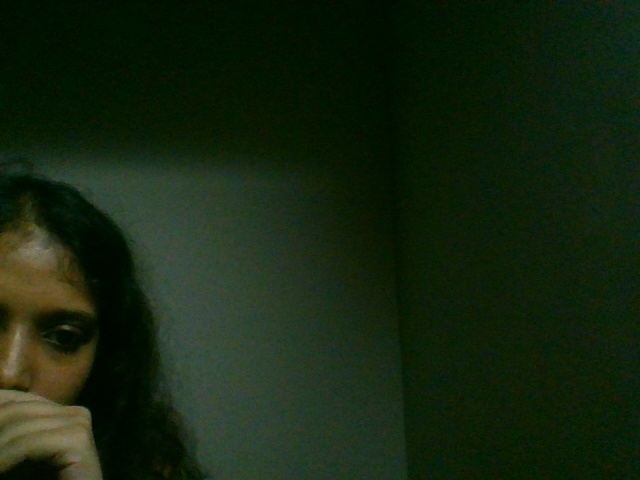
#> input picture data/voter_db/VOTE-IND-2026-001.jpg, 640 x 480 px
$ python -i face_verify.py   (imports and definitions only)   (older library calls are emulated)
#> lines starting #> are read from the running program, lines starting #| are printed output that depends on the picture
#> further down, picture is the input picture: shape (480, 640, 3); mean B, G, R 15.7, 36.7, 21.1
import os
import sys
import time
import logging
from typing import Dict, Any, Optional, Tuple
import numpy as np

logger = logging.getLogger('face_verify')
# [1 line not run here, left out]

try:
    import cv2
    OPENCV_AVAILABLE = True
except (ImportError, Exception):
    cv2 = None
    OPENCV_AVAILABLE = False

try:
    from deepface import DeepFace
    DEEPFACE_AVAILABLE = True
except ImportError:
    DEEPFACE_AVAILABLE = False


class FacialVerificationPipeline:
    def __init__(self, voter_db_dir: Optional[str] = None):
        base_dir = os.path.dirname(os.path.dirname(os.path.abspath(__file__)))
        self.voter_db_dir = voter_db_dir or os.path.join(base_dir, 'data', 'voter_db')
        try:
            os.makedirs(self.voter_db_dir, exist_ok=True)
        except Exception:
            pass

        self.cap = None
        self.camera_index = 0
        self.last_frame: Optional[np.ndarray] = None
        self.prev_gray: Optional[np.ndarray] = None
        self.recent_liveness_score: float = 0.88

        self.face_cascade = None
        self.eye_cascade = None
        if not os.environ.get("VERCEL") and OPENCV_AVAILABLE and cv2 is not None:
            models_dir = os.path.join(base_dir, 'biometrics', 'models')
            face_xml = os.path.join(models_dir, 'haarcascade_frontalface_default.xml')
            eye_xml = os.path.join(models_dir, 'haarcascade_eye.xml')

            if os.path.exists(face_xml):
                self.face_cascade = cv2.CascadeClassifier(face_xml)
            if os.path.exists(eye_xml):
                self.eye_cascade = cv2.CascadeClassifier(eye_xml)

    # [212 lines left out: functions is_camera_available, init_camera, release_camera, get_current_frame, detect_face_region, detect_live_face_quick and 1 more, not called in this run]

    def extract_face_signature(self, image: np.ndarray, face_box: Optional[Tuple[int, int, int, int]] = None) -> np.ndarray:
        if image is None or image.size == 0 or not OPENCV_AVAILABLE or cv2 is None:
            return np.zeros(160, dtype=np.float32)

        h, w = image.shape[:2]
#> h = 480; w = 640
        if face_box:
            x, y, bw, bh = face_box
            x = max(0, min(x, w - 1))
            y = max(0, min(y, h - 1))
            bw = max(10, min(bw, w - x))
            bh = max(10, min(bh, h - y))
            face_roi = image[y:y+bh, x:x+bw]
        else:
            face_roi = image

        if face_roi is None or face_roi.size == 0:
            return np.zeros(160, dtype=np.float32)

        gray = cv2.cvtColor(face_roi, cv2.COLOR_BGR2GRAY)
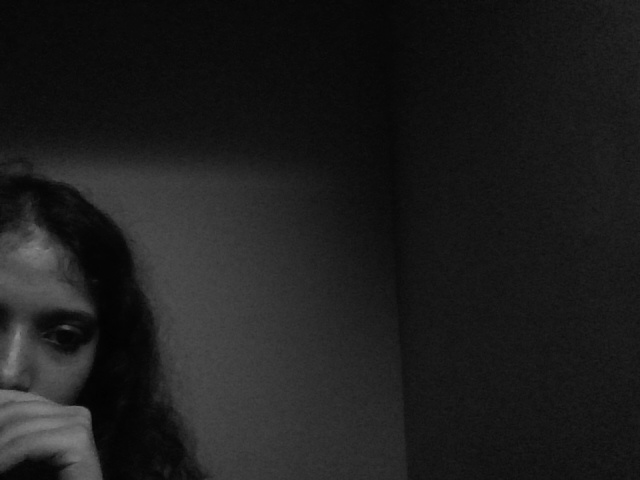
#> gray: shape (480, 640); min 2, max 137, mean 29.6
        resized = cv2.resize(gray, (64, 64))
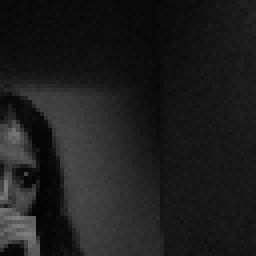
#> resized: shape (64, 64) (shown 4 times larger); min 3, max 127, mean 29.7

        clahe = cv2.createCLAHE(clipLimit=2.0, tileGridSize=(8, 8))
        eq = clahe.apply(resized)
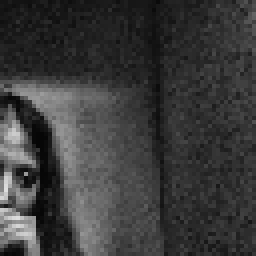
#> eq: shape (64, 64) (shown 4 times larger); min 6, max 222, mean 58.9

        # 1. Multi-region spatial HOG (4x4 blocks x 8 gradient orientations = 128-D)
        gx = cv2.Sobel(eq, cv2.CV_32F, 1, 0, ksize=1)
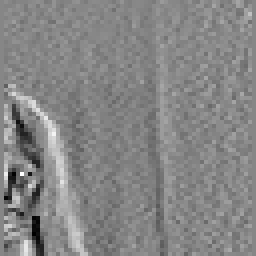
#> gx: shape (64, 64) float32 (shown 4 times larger); min -151, max 135, mean -0.9; drawn with min black and max white
        gy = cv2.Sobel(eq, cv2.CV_32F, 0, 1, ksize=1)
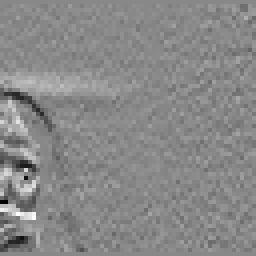
#> gy: shape (64, 64) float32 (shown 4 times larger); min -166, max 145, mean 0.8; drawn with min black and max white
        mag, ang = cv2.cartToPolar(gx, gy, angleInDegrees=True)
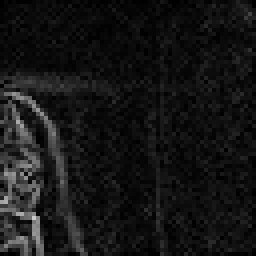
#> mag: shape (64, 64) float32 (shown 4 times larger); min 0, max 203.7, mean 21.7
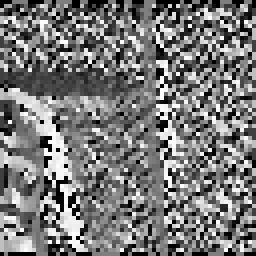
#> ang: shape (64, 64) float32 (shown 4 times larger); min 0, max 358.9, mean 170.1; drawn with min black and max white

        hog_parts = []
        for bi in range(4):
            for bj in range(4):
                block_mag = mag[bi*16:(bi+1)*16, bj*16:(bj+1)*16]
                block_ang = ang[bi*16:(bi+1)*16, bj*16:(bj+1)*16]
                h_hist, _ = np.histogram(block_ang, bins=8, range=(0, 360), weights=block_mag)
                h_norm = np.linalg.norm(h_hist)
                if h_norm > 0:
                    h_hist = h_hist / (h_norm + 1e-6)
                hog_parts.extend(h_hist)
#> after the loop, hog_parts = 128 values, max 0.792 at index 42, min 0.0291 at index 105, mean 0.319

        # 2. Local patch structural features (16-D block mean deviations)
        patch_means = []
        for bi in range(4):
            for bj in range(4):
                patch = eq[bi*16:(bi+1)*16, bj*16:(bj+1)*16]
                patch_means.append(float(np.mean(patch)))
#> after the loop, patch_means = [27.48, 31.86, 30.41, 52.02, 78.2, 74.59, 42.52, 52.48, 79.5, 98.42, 53.11, 47.33, 79.86, 93.71, 55.97, 45.01]
        patch_means = np.array(patch_means, dtype=np.float32)
        patch_means = patch_means - np.mean(patch_means)
#> patch_means = [-31.42, -27.04, -28.49, -6.89, 19.29, 15.69, -16.38, -6.42, 20.6, 39.51, -5.8, -11.57, 20.95, 34.81, -2.93, -13.9]
        p_norm = np.linalg.norm(patch_means)
#> p_norm = 86.67
        if p_norm > 0:
            patch_means = patch_means / p_norm
#> patch_means = [-0.363, -0.312, -0.329, -0.0795, 0.223, 0.181, -0.189, -0.0741, 0.238, 0.456, -0.0669, -0.134, 0.242, 0.402, -0.0338, -0.16]

        # 3. Downsampled spatial intensity pattern (16-D)
        intensity_down = cv2.resize(resized, (4, 4)).flatten().astype(np.float32) / 255.0
#> intensity_down = [0.0471, 0.051, 0.0431, 0.0902, 0.239, 0.18, 0.051, 0.0902, 0.243, 0.239, 0.0706, 0.0941, 0.38, 0.247, 0.114, 0.0902]
        intensity_down = intensity_down - np.mean(intensity_down)
#> intensity_down = [-0.0949, -0.0909, -0.0988, -0.0517, 0.0973, 0.0385, -0.0909, -0.0517, 0.101, 0.0973, -0.0713, -0.0478, 0.238, 0.105, -0.0282, -0.0517]
        i_norm = np.linalg.norm(intensity_down)
#> i_norm = 0.387
        if i_norm > 0:
            intensity_down = intensity_down / i_norm
#> intensity_down = [-0.245, -0.235, -0.255, -0.133, 0.251, 0.0993, -0.235, -0.133, 0.261, 0.251, -0.184, -0.123, 0.616, 0.271, -0.0728, -0.133]

        feat = np.concatenate([np.array(hog_parts, dtype=np.float32), patch_means, intensity_down])
#> feat = 160 values, max 0.792 at index 42, min -0.363 at index 128, mean 0.255
        feat = feat - np.mean(feat)
#> feat = 160 values, max 0.537 at index 42, min -0.618 at index 128, mean 2.98e-09
        f_norm = np.linalg.norm(feat)
#> f_norm = 2.76
        if f_norm > 0:
            feat = feat / f_norm
#> feat = 160 values, max 0.195 at index 42, min -0.224 at index 128, mean 7.45e-10
        else:
            feat = np.ones_like(feat) / np.sqrt(len(feat))
        return feat

    def compute_similarity(self, sig1: np.ndarray, sig2: np.ndarray) -> float:
        dot = np.dot(sig1, sig2)
        return float(max(0.0, min(1.0, dot)))

    # [138 lines left out: functions verify_voter_face, generate_mjpeg_stream, not called in this run]

face_pipeline = FacialVerificationPipeline()

>>> import cv2
>>> picture = cv2.imread('../data/voter_db/VOTE-IND-2026-001.jpg')
>>> result = FacialVerificationPipeline().extract_face_signature(picture)
#> result has the same summary as feat in extract_face_signature

$ run again, on data/voter_db/VOTE-IND-2026-004.jpg
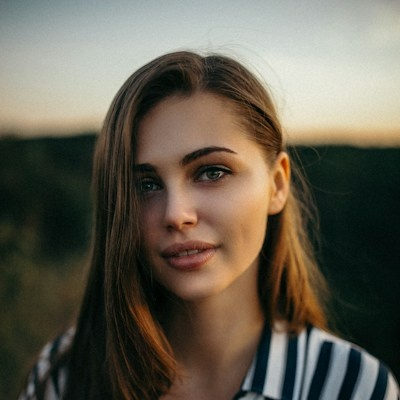
#> input picture data/voter_db/VOTE-IND-2026-004.jpg, 400 x 400 px
#> picture is the input picture: shape (400, 400, 3); mean B, G, R 81.1, 94.5, 100.4
#> in extract_face_signature, `mag, ang = cv2.cartToPolar(gx, gy, angleInDegrees=True)`:
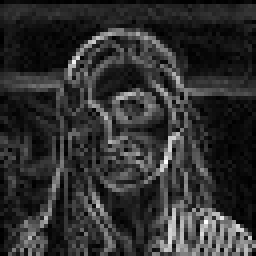
#> mag: shape (64, 64) float32 (shown 4 times larger); min 0, max 274, mean 51.7; drawn with min black and max white
#> in extract_face_signature, `mag, ang = cv2.cartToPolar(gx, gy, angleInDegrees=True)`:
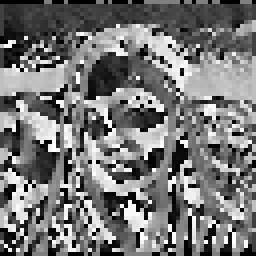
#> ang: shape (64, 64) float32 (shown 4 times larger); min 0, max 359.5, mean 166.6; drawn with min black and max white
#> after the loop in extract_face_signature, `for bi in range(4):`: hog_parts = 128 values, max 0.895 at index 91, min 0.00705 at index 31, mean 0.281
#> after the loop in extract_face_signature, `for bi in range(4):`: patch_means = [172.1, 146.4, 167.1, 193.6, 99.41, 114.2, 137, 106, 81.67, 93.16, 133.3, 49.38, 74.49, 83.6, 118, 94.72]
#> in extract_face_signature, `patch_means = patch_means - np.mean(patch_means)`: patch_means = [55.6, 29.87, 50.62, 77.14, -17.1, -2.34, 20.48, -10.49, -34.84, -23.35, 16.77, -67.13, -42.02, -32.92, 1.51, -21.79]
#> p_norm = 152.3
#> in extract_face_signature, `patch_means = patch_means / p_norm`: patch_means = [0.365, 0.196, 0.332, 0.506, -0.112, -0.0154, 0.134, -0.0689, -0.229, -0.153, 0.11, -0.441, -0.276, -0.216, 0.00992, -0.143]
#> in extract_face_signature, `intensity_down = cv2.resize(resized, (4, 4)).flatten().astype(np.float..`: intensity_down = [0.718, 0.804, 0.827, 0.82, 0.0902, 0.42, 0.69, 0.137, 0.0824, 0.157, 0.639, 0.0667, 0.306, 0.125, 0.286, 0.427]
#> in extract_face_signature, `intensity_down = intensity_down - np.mean(intensity_down)`: intensity_down = [0.305, 0.392, 0.415, 0.407, -0.322, 0.00735, 0.278, -0.275, -0.33, -0.255, 0.227, -0.346, -0.106, -0.287, -0.126, 0.0152]
#> i_norm = 1.14
#> in extract_face_signature, `intensity_down = intensity_down / i_norm`: intensity_down = [0.268, 0.344, 0.365, 0.358, -0.283, 0.00646, 0.244, -0.242, -0.29, -0.224, 0.199, -0.304, -0.0934, -0.252, -0.111, 0.0133]
#> in extract_face_signature, `feat = np.concatenate([np.array(hog_parts, dtype=np.float32), patch_me..`: feat = 160 values, max 0.895 at index 91, min -0.441 at index 139, mean 0.225
#> in extract_face_signature, `feat = feat - np.mean(feat)`: feat = 160 values, max 0.671 at index 91, min -0.665 at index 139, mean 5.96e-09
#> f_norm = 3.15
#> in extract_face_signature, `feat = feat / f_norm`: feat = 160 values, max 0.213 at index 91, min -0.211 at index 139, mean 2.24e-09
#> result has the same summary as feat in extract_face_signature
